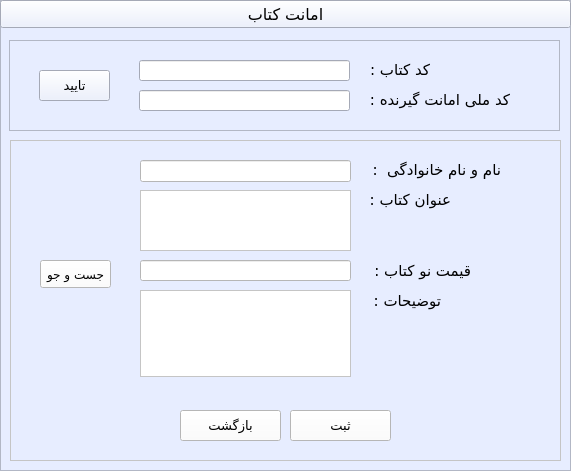
  <widget class="QFrame" name="main_frame">
   <property name="geometry">
    <rect>
     <x>10</x>
     <y>10</y>
     <width>571</width>
     <height>471</height>
    </rect>
   </property>
   <property name="palette">
    <palette>
     <active>
      <colorrole role="WindowText">
       <brush brushstyle="SolidPattern">
        <color alpha="255">
         <red>0</red>
         <green>0</green>
         <blue>0</blue>
        </color>
       </brush>
      </colorrole>
      <colorrole role="Button">
       <brush brushstyle="SolidPattern">
        <color alpha="255">
         <red>231</red>
         <green>237</green>
         <blue>255</blue>
        </color>
       </brush>
      </colorrole>
      <colorrole role="Light">
       <brush brushstyle="SolidPattern">
        <color alpha="255">
         <red>255</red>
         <green>255</green>
         <blue>255</blue>
        </color>
       </brush>
      </colorrole>
      <colorrole role="Midlight">
       <brush brushstyle="SolidPattern">
        <color alpha="255">
         <red>243</red>
         <green>246</green>
         <blue>255</blue>
        </color>
       </brush>
      </colorrole>
      <colorrole role="Dark">
       <brush brushstyle="SolidPattern">
        <color alpha="255">
         <red>115</red>
         <green>118</green>
         <blue>127</blue>
        </color>
       </brush>
      </colorrole>
      <colorrole role="Mid">
       <brush brushstyle="SolidPattern">
        <color alpha="255">
         <red>154</red>
         <green>158</green>
         <blue>170</blue>
        </color>
       </brush>
      </colorrole>
      <colorrole role="Text">
       <brush brushstyle="SolidPattern">
        <color alpha="255">
         <red>0</red>
         <green>0</green>
         <blue>0</blue>
        </color>
       </brush>
      </colorrole>
      <colorrole role="BrightText">
       <brush brushstyle="SolidPattern">
        <color alpha="255">
         <red>255</red>
         <green>255</green>
         <blue>255</blue>
        </color>
       </brush>
      </colorrole>
      <colorrole role="ButtonText">
       <brush brushstyle="SolidPattern">
        <color alpha="255">
         <red>0</red>
         <green>0</green>
         <blue>0</blue>
        </color>
       </brush>
      </colorrole>
      <colorrole role="Base">
       <brush brushstyle="SolidPattern">
        <color alpha="255">
         <red>255</red>
         <green>255</green>
         <blue>255</blue>
        </color>
       </brush>
      </colorrole>
      <colorrole role="Window">
       <brush brushstyle="SolidPattern">
        <color alpha="255">
         <red>231</red>
         <green>237</green>
         <blue>255</blue>
        </color>
       </brush>
      </colorrole>
      <colorrole role="Shadow">
       <brush brushstyle="SolidPattern">
        <color alpha="255">
         <red>0</red>
         <green>0</green>
         <blue>0</blue>
        </color>
       </brush>
      </colorrole>
      <colorrole role="AlternateBase">
       <brush brushstyle="SolidPattern">
        <color alpha="255">
         <red>243</red>
         <green>246</green>
         <blue>255</blue>
        </color>
       </brush>
      </colorrole>
      <colorrole role="ToolTipBase">
       <brush brushstyle="SolidPattern">
        <color alpha="255">
         <red>255</red>
         <green>255</green>
         <blue>220</blue>
        </color>
       </brush>
      </colorrole>
      <colorrole role="ToolTipText">
       <brush brushstyle="SolidPattern">
        <color alpha="255">
         <red>0</red>
         <green>0</green>
         <blue>0</blue>
        </color>
       </brush>
      </colorrole>
     </active>
     <inactive>
      <colorrole role="WindowText">
       <brush brushstyle="SolidPattern">
        <color alpha="255">
         <red>0</red>
         <green>0</green>
         <blue>0</blue>
        </color>
       </brush>
      </colorrole>
      <colorrole role="Button">
       <brush brushstyle="SolidPattern">
        <color alpha="255">
         <red>231</red>
         <green>237</green>
         <blue>255</blue>
        </color>
       </brush>
      </colorrole>
      <colorrole role="Light">
       <brush brushstyle="SolidPattern">
        <color alpha="255">
         <red>255</red>
         <green>255</green>
         <blue>255</blue>
        </color>
       </brush>
      </colorrole>
      <colorrole role="Midlight">
       <brush brushstyle="SolidPattern">
        <color alpha="255">
         <red>243</red>
         <green>246</green>
         <blue>255</blue>
        </color>
       </brush>
      </colorrole>
      <colorrole role="Dark">
       <brush brushstyle="SolidPattern">
        <color alpha="255">
         <red>115</red>
         <green>118</green>
         <blue>127</blue>
        </color>
       </brush>
      </colorrole>
      <colorrole role="Mid">
       <brush brushstyle="SolidPattern">
        <color alpha="255">
         <red>154</red>
         <green>158</green>
         <blue>170</blue>
        </color>
       </brush>
      </colorrole>
      <colorrole role="Text">
       <brush brushstyle="SolidPattern">
        <color alpha="255">
         <red>0</red>
         <green>0</green>
         <blue>0</blue>
        </color>
       </brush>
      </colorrole>
      <colorrole role="BrightText">
       <brush brushstyle="SolidPattern">
        <color alpha="255">
         <red>255</red>
         <green>255</green>
         <blue>255</blue>
        </color>
       </brush>
      </colorrole>
      <colorrole role="ButtonText">
       <brush brushstyle="SolidPattern">
        <color alpha="255">
         <red>0</red>
         <green>0</green>
         <blue>0</blue>
        </color>
       </brush>
      </colorrole>
      <colorrole role="Base">
       <brush brushstyle="SolidPattern">
        <color alpha="255">
         <red>255</red>
         <green>255</green>
         <blue>255</blue>
        </color>
       </brush>
      </colorrole>
      <colorrole role="Window">
       <brush brushstyle="SolidPattern">
        <color alpha="255">
         <red>231</red>
         <green>237</green>
         <blue>255</blue>
        </color>
       </brush>
      </colorrole>
      <colorrole role="Shadow">
       <brush brushstyle="SolidPattern">
        <color alpha="255">
         <red>0</red>
         <green>0</green>
         <blue>0</blue>
        </color>
       </brush>
      </colorrole>
      <colorrole role="AlternateBase">
       <brush brushstyle="SolidPattern">
        <color alpha="255">
         <red>243</red>
         <green>246</green>
         <blue>255</blue>
        </color>
       </brush>
      </colorrole>
      <colorrole role="ToolTipBase">
       <brush brushstyle="SolidPattern">
        <color alpha="255">
         <red>255</red>
         <green>255</green>
         <blue>220</blue>
        </color>
       </brush>
      </colorrole>
      <colorrole role="ToolTipText">
       <brush brushstyle="SolidPattern">
        <color alpha="255">
         <red>0</red>
         <green>0</green>
         <blue>0</blue>
        </color>
       </brush>
      </colorrole>
     </inactive>
     <disabled>
      <colorrole role="WindowText">
       <brush brushstyle="SolidPattern">
        <color alpha="255">
         <red>115</red>
         <green>118</green>
         <blue>127</blue>
        </color>
       </brush>
      </colorrole>
      <colorrole role="Button">
       <brush brushstyle="SolidPattern">
        <color alpha="255">
         <red>231</red>
         <green>237</green>
         <blue>255</blue>
        </color>
       </brush>
      </colorrole>
      <colorrole role="Light">
       <brush brushstyle="SolidPattern">
        <color alpha="255">
         <red>255</red>
         <green>255</green>
         <blue>255</blue>
        </color>
       </brush>
      </colorrole>
      <colorrole role="Midlight">
       <brush brushstyle="SolidPattern">
        <color alpha="255">
         <red>243</red>
         <green>246</green>
         <blue>255</blue>
        </color>
       </brush>
      </colorrole>
      <colorrole role="Dark">
       <brush brushstyle="SolidPattern">
        <color alpha="255">
         <red>115</red>
         <green>118</green>
         <blue>127</blue>
        </color>
       </brush>
      </colorrole>
      <colorrole role="Mid">
       <brush brushstyle="SolidPattern">
        <color alpha="255">
         <red>154</red>
         <green>158</green>
         <blue>170</blue>
        </color>
       </brush>
      </colorrole>
      <colorrole role="Text">
       <brush brushstyle="SolidPattern">
        <color alpha="255">
         <red>115</red>
         <green>118</green>
         <blue>127</blue>
        </color>
       </brush>
      </colorrole>
      <colorrole role="BrightText">
       <brush brushstyle="SolidPattern">
        <color alpha="255">
         <red>255</red>
         <green>255</green>
         <blue>255</blue>
        </color>
       </brush>
      </colorrole>
      <colorrole role="ButtonText">
       <brush brushstyle="SolidPattern">
        <color alpha="255">
         <red>115</red>
         <green>118</green>
         <blue>127</blue>
        </color>
       </brush>
      </colorrole>
      <colorrole role="Base">
       <brush brushstyle="SolidPattern">
        <color alpha="255">
         <red>231</red>
         <green>237</green>
         <blue>255</blue>
        </color>
       </brush>
      </colorrole>
      <colorrole role="Window">
       <brush brushstyle="SolidPattern">
        <color alpha="255">
         <red>231</red>
         <green>237</green>
         <blue>255</blue>
        </color>
       </brush>
      </colorrole>
      <colorrole role="Shadow">
       <brush brushstyle="SolidPattern">
        <color alpha="255">
         <red>0</red>
         <green>0</green>
         <blue>0</blue>
        </color>
       </brush>
      </colorrole>
      <colorrole role="AlternateBase">
       <brush brushstyle="SolidPattern">
        <color alpha="255">
         <red>231</red>
         <green>237</green>
         <blue>255</blue>
        </color>
       </brush>
      </colorrole>
      <colorrole role="ToolTipBase">
       <brush brushstyle="SolidPattern">
        <color alpha="255">
         <red>255</red>
         <green>255</green>
         <blue>220</blue>
        </color>
       </brush>
      </colorrole>
      <colorrole role="ToolTipText">
       <brush brushstyle="SolidPattern">
        <color alpha="255">
         <red>0</red>
         <green>0</green>
         <blue>0</blue>
        </color>
       </brush>
      </colorrole>
     </disabled>
    </palette>
   </property>
   <property name="frameShape">
    <enum>QFrame::StyledPanel</enum>
   </property>
   <property name="frameShadow">
    <enum>QFrame::Sunken</enum>
   </property>
   <widget class="QPushButton" name="loanbook_btn">
    <property name="geometry">
     <rect>
      <x>0</x>
      <y>0</y>
      <width>571</width>
      <height>28</height>
     </rect>
    </property>
    <property name="font">
     <font>
      <family>2  Yekan</family>
      <pointsize>12</pointsize>
     </font>
    </property>
    <property name="text">
     <string>امانت کتاب</string>
    </property>
   </widget>
   <widget class="QFrame" name="info_frame">
    <property name="geometry">
     <rect>
      <x>10</x>
      <y>140</y>
      <width>551</width>
      <height>321</height>
     </rect>
    </property>
    <property name="palette">
     <palette>
      <active>
       <colorrole role="WindowText">
        <brush brushstyle="SolidPattern">
         <color alpha="255">
          <red>0</red>
          <green>0</green>
          <blue>0</blue>
         </color>
        </brush>
       </colorrole>
       <colorrole role="Button">
        <brush brushstyle="SolidPattern">
         <color alpha="255">
          <red>255</red>
          <green>255</green>
          <blue>255</blue>
         </color>
        </brush>
       </colorrole>
       <colorrole role="Light">
        <brush brushstyle="SolidPattern">
         <color alpha="255">
          <red>255</red>
          <green>255</green>
          <blue>255</blue>
         </color>
        </brush>
       </colorrole>
       <colorrole role="Midlight">
        <brush brushstyle="SolidPattern">
         <color alpha="255">
          <red>255</red>
          <green>255</green>
          <blue>255</blue>
         </color>
        </brush>
       </colorrole>
       <colorrole role="Dark">
        <brush brushstyle="SolidPattern">
         <color alpha="255">
          <red>127</red>
          <green>127</green>
          <blue>127</blue>
         </color>
        </brush>
       </colorrole>
       <colorrole role="Mid">
        <brush brushstyle="SolidPattern">
         <color alpha="255">
          <red>170</red>
          <green>170</green>
          <blue>170</blue>
         </color>
        </brush>
       </colorrole>
       <colorrole role="Text">
        <brush brushstyle="SolidPattern">
         <color alpha="255">
          <red>0</red>
          <green>0</green>
          <blue>0</blue>
         </color>
        </brush>
       </colorrole>
       <colorrole role="BrightText">
        <brush brushstyle="SolidPattern">
         <color alpha="255">
          <red>255</red>
          <green>255</green>
          <blue>255</blue>
         </color>
        </brush>
       </colorrole>
       <colorrole role="ButtonText">
        <brush brushstyle="SolidPattern">
         <color alpha="255">
          <red>0</red>
          <green>0</green>
          <blue>0</blue>
         </color>
        </brush>
       </colorrole>
       <colorrole role="Base">
        <brush brushstyle="SolidPattern">
         <color alpha="255">
          <red>255</red>
          <green>255</green>
          <blue>255</blue>
         </color>
        </brush>
       </colorrole>
       <colorrole role="Window">
        <brush brushstyle="SolidPattern">
         <color alpha="255">
          <red>255</red>
          <green>255</green>
          <blue>255</blue>
         </color>
        </brush>
       </colorrole>
       <colorrole role="Shadow">
        <brush brushstyle="SolidPattern">
         <color alpha="255">
          <red>0</red>
          <green>0</green>
          <blue>0</blue>
         </color>
        </brush>
       </colorrole>
       <colorrole role="AlternateBase">
        <brush brushstyle="SolidPattern">
         <color alpha="255">
          <red>255</red>
          <green>255</green>
          <blue>255</blue>
         </color>
        </brush>
       </colorrole>
       <colorrole role="ToolTipBase">
        <brush brushstyle="SolidPattern">
         <color alpha="255">
          <red>255</red>
          <green>255</green>
          <blue>220</blue>
         </color>
        </brush>
       </colorrole>
       <colorrole role="ToolTipText">
        <brush brushstyle="SolidPattern">
         <color alpha="255">
          <red>0</red>
          <green>0</green>
          <blue>0</blue>
         </color>
        </brush>
       </colorrole>
      </active>
      <inactive>
       <colorrole role="WindowText">
        <brush brushstyle="SolidPattern">
         <color alpha="255">
          <red>0</red>
          <green>0</green>
          <blue>0</blue>
         </color>
        </brush>
       </colorrole>
       <colorrole role="Button">
        <brush brushstyle="SolidPattern">
         <color alpha="255">
          <red>255</red>
          <green>255</green>
          <blue>255</blue>
         </color>
        </brush>
       </colorrole>
       <colorrole role="Light">
        <brush brushstyle="SolidPattern">
         <color alpha="255">
          <red>255</red>
          <green>255</green>
          <blue>255</blue>
         </color>
        </brush>
       </colorrole>
       <colorrole role="Midlight">
        <brush brushstyle="SolidPattern">
         <color alpha="255">
          <red>255</red>
          <green>255</green>
          <blue>255</blue>
         </color>
        </brush>
       </colorrole>
       <colorrole role="Dark">
        <brush brushstyle="SolidPattern">
         <color alpha="255">
          <red>127</red>
          <green>127</green>
          <blue>127</blue>
         </color>
        </brush>
       </colorrole>
       <colorrole role="Mid">
        <brush brushstyle="SolidPattern">
         <color alpha="255">
          <red>170</red>
          <green>170</green>
          <blue>170</blue>
         </color>
        </brush>
       </colorrole>
       <colorrole role="Text">
        <brush brushstyle="SolidPattern">
         <color alpha="255">
          <red>0</red>
          <green>0</green>
          <blue>0</blue>
         </color>
        </brush>
       </colorrole>
       <colorrole role="BrightText">
        <brush brushstyle="SolidPattern">
         <color alpha="255">
          <red>255</red>
          <green>255</green>
          <blue>255</blue>
         </color>
        </brush>
       </colorrole>
       <colorrole role="ButtonText">
        <brush brushstyle="SolidPattern">
         <color alpha="255">
          <red>0</red>
          <green>0</green>
          <blue>0</blue>
         </color>
        </brush>
       </colorrole>
       <colorrole role="Base">
        <brush brushstyle="SolidPattern">
         <color alpha="255">
          <red>255</red>
          <green>255</green>
          <blue>255</blue>
         </color>
        </brush>
       </colorrole>
       <colorrole role="Window">
        <brush brushstyle="SolidPattern">
         <color alpha="255">
          <red>255</red>
          <green>255</green>
          <blue>255</blue>
         </color>
        </brush>
       </colorrole>
       <colorrole role="Shadow">
        <brush brushstyle="SolidPattern">
         <color alpha="255">
          <red>0</red>
          <green>0</green>
          <blue>0</blue>
         </color>
        </brush>
       </colorrole>
       <colorrole role="AlternateBase">
        <brush brushstyle="SolidPattern">
         <color alpha="255">
          <red>255</red>
          <green>255</green>
          <blue>255</blue>
         </color>
        </brush>
       </colorrole>
       <colorrole role="ToolTipBase">
        <brush brushstyle="SolidPattern">
         <color alpha="255">
          <red>255</red>
          <green>255</green>
          <blue>220</blue>
         </color>
        </brush>
       </colorrole>
       <colorrole role="ToolTipText">
        <brush brushstyle="SolidPattern">
         <color alpha="255">
          <red>0</red>
          <green>0</green>
          <blue>0</blue>
         </color>
        </brush>
       </colorrole>
      </inactive>
      <disabled>
       <colorrole role="WindowText">
        <brush brushstyle="SolidPattern">
         <color alpha="255">
          <red>127</red>
          <green>127</green>
          <blue>127</blue>
         </color>
        </brush>
       </colorrole>
       <colorrole role="Button">
        <brush brushstyle="SolidPattern">
         <color alpha="255">
          <red>255</red>
          <green>255</green>
          <blue>255</blue>
         </color>
        </brush>
       </colorrole>
       <colorrole role="Light">
        <brush brushstyle="SolidPattern">
         <color alpha="255">
          <red>255</red>
          <green>255</green>
          <blue>255</blue>
         </color>
        </brush>
       </colorrole>
       <colorrole role="Midlight">
        <brush brushstyle="SolidPattern">
         <color alpha="255">
          <red>255</red>
          <green>255</green>
          <blue>255</blue>
         </color>
        </brush>
       </colorrole>
       <colorrole role="Dark">
        <brush brushstyle="SolidPattern">
         <color alpha="255">
          <red>127</red>
          <green>127</green>
          <blue>127</blue>
         </color>
        </brush>
       </colorrole>
       <colorrole role="Mid">
        <brush brushstyle="SolidPattern">
         <color alpha="255">
          <red>170</red>
          <green>170</green>
          <blue>170</blue>
         </color>
        </brush>
       </colorrole>
       <colorrole role="Text">
        <brush brushstyle="SolidPattern">
         <color alpha="255">
          <red>127</red>
          <green>127</green>
          <blue>127</blue>
         </color>
        </brush>
       </colorrole>
       <colorrole role="BrightText">
        <brush brushstyle="SolidPattern">
         <color alpha="255">
          <red>255</red>
          <green>255</green>
          <blue>255</blue>
         </color>
        </brush>
       </colorrole>
       <colorrole role="ButtonText">
        <brush brushstyle="SolidPattern">
         <color alpha="255">
          <red>127</red>
          <green>127</green>
          <blue>127</blue>
         </color>
        </brush>
       </colorrole>
       <colorrole role="Base">
        <brush brushstyle="SolidPattern">
         <color alpha="255">
          <red>255</red>
          <green>255</green>
          <blue>255</blue>
         </color>
        </brush>
       </colorrole>
       <colorrole role="Window">
        <brush brushstyle="SolidPattern">
         <color alpha="255">
          <red>255</red>
          <green>255</green>
          <blue>255</blue>
         </color>
        </brush>
       </colorrole>
       <colorrole role="Shadow">
        <brush brushstyle="SolidPattern">
         <color alpha="255">
          <red>0</red>
          <green>0</green>
          <blue>0</blue>
         </color>
        </brush>
       </colorrole>
       <colorrole role="AlternateBase">
        <brush brushstyle="SolidPattern">
         <color alpha="255">
          <red>255</red>
          <green>255</green>
          <blue>255</blue>
         </color>
        </brush>
       </colorrole>
       <colorrole role="ToolTipBase">
        <brush brushstyle="SolidPattern">
         <color alpha="255">
          <red>255</red>
          <green>255</green>
          <blue>220</blue>
         </color>
        </brush>
       </colorrole>
       <colorrole role="ToolTipText">
        <brush brushstyle="SolidPattern">
         <color alpha="255">
          <red>0</red>
          <green>0</green>
          <blue>0</blue>
         </color>
        </brush>
       </colorrole>
      </disabled>
     </palette>
    </property>
    <property name="frameShape">
     <enum>QFrame::StyledPanel</enum>
    </property>
    <property name="frameShadow">
     <enum>QFrame::Sunken</enum>
    </property>
    <widget class="QLineEdit" name="name_entry">
     <property name="geometry">
      <rect>
       <x>130</x>
       <y>20</y>
       <width>211</width>
       <height>22</height>
      </rect>
     </property>
    </widget>
    <widget class="QLabel" name="name_lbl">
     <property name="geometry">
      <rect>
       <x>360</x>
       <y>20</y>
       <width>131</width>
       <height>20</height>
      </rect>
     </property>
     <property name="font">
      <font>
       <family>2  Yekan</family>
       <pointsize>11</pointsize>
      </font>
     </property>
     <property name="text">
      <string>نام و نام خانوادگی  :</string>
     </property>
    </widget>
    <widget class="QLabel" name="bookname_lbl">
     <property name="geometry">
      <rect>
       <x>350</x>
       <y>50</y>
       <width>91</width>
       <height>20</height>
      </rect>
     </property>
     <property name="font">
      <font>
       <family>2  Yekan</family>
       <pointsize>11</pointsize>
      </font>
     </property>
     <property name="text">
      <string>عنوان کتاب :</string>
     </property>
    </widget>
    <widget class="QLabel" name="price_lbl">
     <property name="geometry">
      <rect>
       <x>350</x>
       <y>120</y>
       <width>111</width>
       <height>21</height>
      </rect>
     </property>
     <property name="font">
      <font>
       <family>2  Yekan</family>
       <pointsize>11</pointsize>
      </font>
     </property>
     <property name="text">
      <string>قیمت نو کتاب :</string>
     </property>
    </widget>
    <widget class="QLabel" name="outexplane_lbl">
     <property name="geometry">
      <rect>
       <x>360</x>
       <y>150</y>
       <width>71</width>
       <height>21</height>
      </rect>
     </property>
     <property name="font">
      <font>
       <family>2  Yekan</family>
       <pointsize>11</pointsize>
      </font>
     </property>
     <property name="text">
      <string>توضیحات :</string>
     </property>
    </widget>
    <widget class="QPushButton" name="save_btn">
     <property name="geometry">
      <rect>
       <x>280</x>
       <y>270</y>
       <width>101</width>
       <height>31</height>
      </rect>
     </property>
     <property name="font">
      <font>
       <family>2  Yekan</family>
       <pointsize>10</pointsize>
      </font>
     </property>
     <property name="text">
      <string>ثبت</string>
     </property>
    </widget>
    <widget class="QLineEdit" name="price_entry">
     <property name="geometry">
      <rect>
       <x>130</x>
       <y>120</y>
       <width>211</width>
       <height>21</height>
      </rect>
     </property>
    </widget>
    <widget class="QPushButton" name="return_btn">
     <property name="geometry">
      <rect>
       <x>170</x>
       <y>270</y>
       <width>101</width>
       <height>31</height>
      </rect>
     </property>
     <property name="font">
      <font>
       <family>B Yekan</family>
       <pointsize>10</pointsize>
      </font>
     </property>
     <property name="text">
      <string>بازگشت</string>
     </property>
     <property name="default">
      <bool>false</bool>
     </property>
    </widget>
    <widget class="QTextEdit" name="outexplane_textEdit">
     <property name="geometry">
      <rect>
       <x>130</x>
       <y>150</y>
       <width>211</width>
       <height>87</height>
      </rect>
     </property>
    </widget>
    <widget class="QTextEdit" name="bookname_textedite">
     <property name="geometry">
      <rect>
       <x>130</x>
       <y>50</y>
       <width>211</width>
       <height>61</height>
      </rect>
     </property>
    </widget>
    <widget class="QPushButton" name="search_btn">
     <property name="geometry">
      <rect>
       <x>30</x>
       <y>120</y>
       <width>71</width>
       <height>28</height>
      </rect>
     </property>
     <property name="font">
      <font>
       <family>2  Yekan</family>
       <pointsize>9</pointsize>
      </font>
     </property>
     <property name="text">
      <string>جست و جو</string>
     </property>
    </widget>
   </widget>
   <widget class="QFrame" name="search_frame">
    <property name="geometry">
     <rect>
      <x>9</x>
      <y>40</y>
      <width>551</width>
      <height>91</height>
     </rect>
    </property>
    <property name="frameShape">
     <enum>QFrame::StyledPanel</enum>
    </property>
    <property name="frameShadow">
     <enum>QFrame::Sunken</enum>
    </property>
    <widget class="QLineEdit" name="mellicode_entry">
     <property name="geometry">
      <rect>
       <x>130</x>
       <y>50</y>
       <width>211</width>
       <height>21</height>
      </rect>
     </property>
    </widget>
    <widget class="QLabel" name="bcode_lbl">
     <property name="geometry">
      <rect>
       <x>340</x>
       <y>20</y>
       <width>81</width>
       <height>20</height>
      </rect>
     </property>
     <property name="font">
      <font>
       <family>2  Yekan</family>
       <pointsize>11</pointsize>
      </font>
     </property>
     <property name="text">
      <string>کد کتاب :</string>
     </property>
    </widget>
    <widget class="QLabel" name="mellicode_lbl">
     <property name="geometry">
      <rect>
       <x>350</x>
       <y>50</y>
       <width>151</width>
       <height>20</height>
      </rect>
     </property>
     <property name="font">
      <font>
       <family>2  Yekan</family>
       <pointsize>11</pointsize>
      </font>
     </property>
     <property name="text">
      <string>کد ملی امانت گیرنده :</string>
     </property>
    </widget>
    <widget class="QPushButton" name="confirm_btn">
     <property name="geometry">
      <rect>
       <x>30</x>
       <y>30</y>
       <width>71</width>
       <height>31</height>
      </rect>
     </property>
     <property name="font">
      <font>
       <family>2  Yekan</family>
       <pointsize>10</pointsize>
      </font>
     </property>
     <property name="text">
      <string>تایید</string>
     </property>
    </widget>
    <widget class="QLineEdit" name="bcode_entry">
     <property name="geometry">
      <rect>
       <x>130</x>
       <y>20</y>
       <width>211</width>
       <height>21</height>
      </rect>
     </property>
    </widget>
   </widget>
  </widget>
